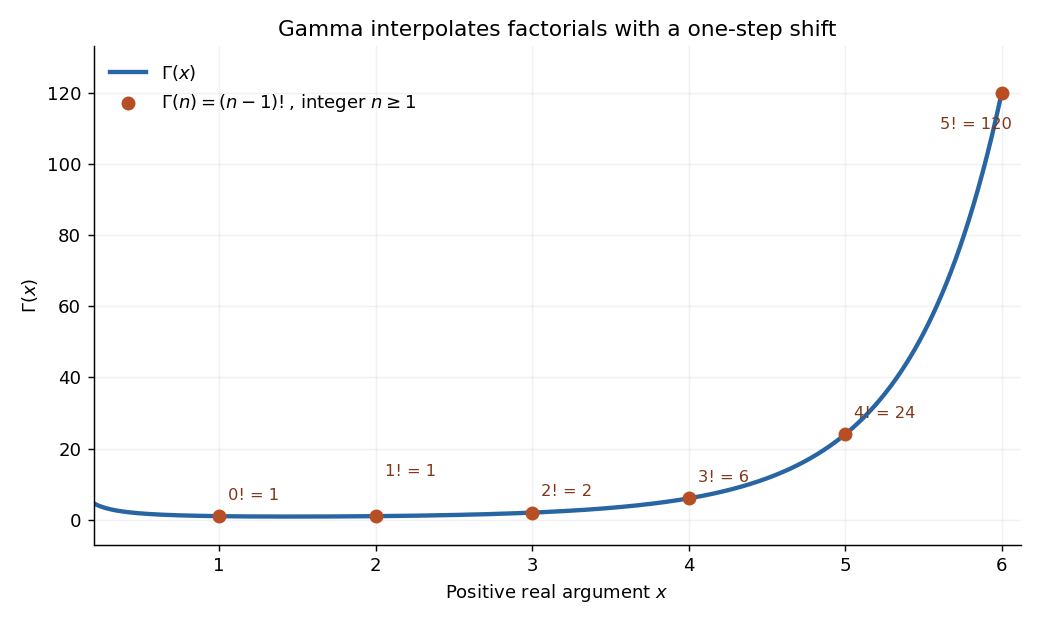

The script that drew this image:
"""Plot Gamma on the positive axis and its correctly shifted factorial values.

Tested with Python 3.14.4, NumPy 2.3.5, Matplotlib 3.10.7.
Write an opaque white PNG to the current working directory.
"""
import math
from pathlib import Path

import matplotlib
matplotlib.use("Agg")
import matplotlib.pyplot as plt
import numpy as np


def main():
    x = np.linspace(0.2, 6, 1000)
    y = np.array([math.gamma(float(value)) for value in x])
    integers = np.arange(1, 7)
    factorials = np.array([math.factorial(int(value) - 1) for value in integers])
    fig, ax = plt.subplots(figsize=(8.0, 4.8), dpi=130, facecolor="white")
    ax.set_facecolor("white")
    ax.plot(x, y, color="#2866a3", lw=2.4, label=r"$\Gamma(x)$")
    ax.scatter(integers, factorials, color="#b84f24", s=45, zorder=3,
               label=r"$\Gamma(n)=(n-1)!$, integer $n\geq 1$")
    for n, value in zip(integers, factorials):
        offset = (-34, -20) if n == 6 else (5, 9 if n != 2 else 22)
        ax.annotate(f"{n-1}! = {value}", (n, value), xytext=offset,
                    textcoords="offset points", fontsize=9, color="#813718")
    ax.set(xlim=(0.2, 6.12), ylim=(-7, 133), xticks=integers,
           xlabel=r"Positive real argument $x$", ylabel=r"$\Gamma(x)$",
           title="Gamma interpolates factorials with a one-step shift")
    ax.legend(loc="upper left", frameon=False)
    ax.grid(alpha=0.17)
    ax.spines[["top", "right"]].set_visible(False)
    fig.tight_layout()
    fig.savefig(Path.cwd() / Path(__file__).with_suffix(".png").name,
                facecolor="white", transparent=False)
    plt.close(fig)


if __name__ == "__main__":
    main()
